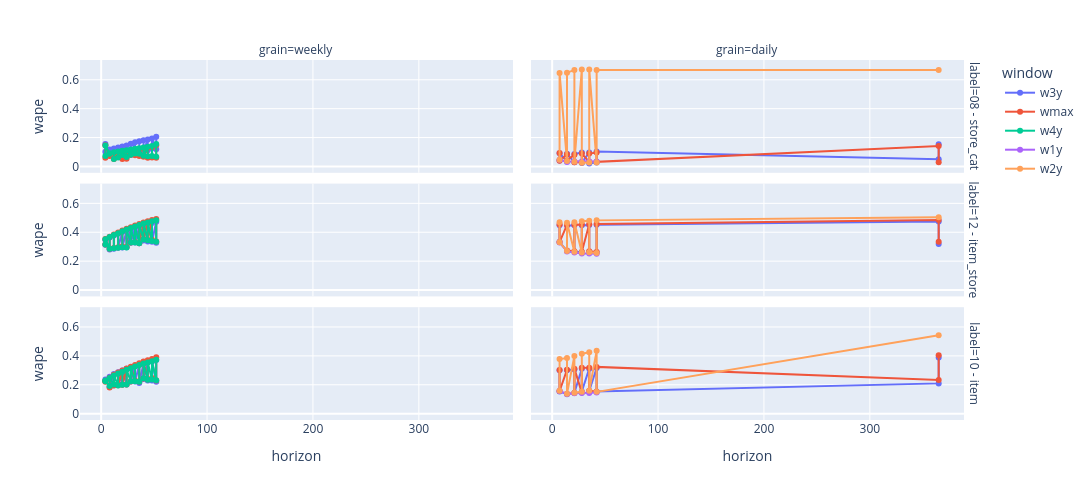

The cell this chart's notebook holds for it:
### Code cell
df_plot = df_plot.sort_values("horizon")

fig = px.line(
    df_plot.sort_values("horizon"),
    x="horizon",
    y="wape",
    color="window",
    facet_row='label',
    facet_col="grain",
    markers=True,
)

fig.update_layout(
    width=1200,
    height=500,
)

fig.show()

### Figure 1 — Plotly figure (JSON) as saved in the notebook; plotly's stock layout.template omitted (floating-point values rounded to 4 significant figures)
{"data": [{"hovertemplate": "window=w3y<br>label=08 - store_cat<br>grain=weekly<br>horizon=%{x}<br>wape=%{y}<extra></extra>", "legendgroup": "w3y", "line": {"color": "#636efa", "dash": "solid"}, "marker": {"symbol": "circle"}, "mode": "lines+markers", "name": "w3y", "orientation": "v", "showlegend": true, "type": "scatter", "x": [4, 4, 8, 8, 12, 12, 16, 16, 20, 20, 24, 24, 28, 28, 32, 32, 36, 36, 40, 40, 44, 44, 48, 48, 52, 52], "xaxis": "x5", "y": [0.1025, 0.1553, 0.09054, 0.117, 0.1239, 0.06807, 0.08116, 0.131, 0.06937, 0.1376, 0.06849, 0.1455, 0.1564, 0.08087, 0.167, 0.09525, 0.1174, 0.1743, 0.1811, 0.1061, 0.1873, 0.1114, 0.1253, 0.193, 0.1186, 0.2064], "yaxis": "y5"}, {"hovertemplate": "window=w3y<br>label=08 - store_cat<br>grain=daily<br>horizon=%{x}<br>wape=%{y}<extra></extra>", "legendgroup": "w3y", "line": {"color": "#636efa", "dash": "solid"}, "marker": {"symbol": "circle"}, "mode": "lines+markers", "name": "w3y", "orientation": "v", "showlegend": false, "type": "scatter", "x": [7, 7, 14, 14, 21, 21, 28, 28, 35, 35, 42, 42, 365, 365], "xaxis": "x6", "y": [0.04116, 0.0913, 0.03434, 0.08773, 0.0286, 0.08562, 0.09703, 0.02443, 0.09699, 0.02108, 0.02772, 0.1034, 0.0507, 0.1531], "yaxis": "y6"}, {"hovertemplate": "window=w3y<br>label=12 - item_store<br>grain=weekly<br>horizon=%{x}<br>wape=%{y}<extra></extra>", "legendgroup": "w3y", "line": {"color": "#636efa", "dash": "solid"}, "marker": {"symbol": "circle"}, "mode": "lines+markers", "name": "w3y", "orientation": "v", "showlegend": false, "type": "scatter", "x": [4, 4, 8, 8, 12, 12, 16, 16, 20, 20, 24, 24, 28, 28, 32, 32, 36, 36, 40, 40, 44, 44, 48, 48, 52, 52], "xaxis": "x3", "y": [0.3138, 0.3482, 0.3635, 0.2799, 0.2863, 0.3769, 0.3896, 0.2924, 0.4024, 0.2938, 0.413, 0.297, 0.4223, 0.3282, 0.4321, 0.3284, 0.4408, 0.3233, 0.3429, 0.4501, 0.3364, 0.4576, 0.4649, 0.3343, 0.4728, 0.3269], "yaxis": "y3"}, {"hovertemplate": "window=w3y<br>label=12 - item_store<br>grain=daily<br>horizon=%{x}<br>wape=%{y}<extra></extra>", "legendgroup": "w3y", "line": {"color": "#636efa", "dash": "solid"}, "marker": {"symbol": "circle"}, "mode": "lines+markers", "name": "w3y", "orientation": "v", "showlegend": false, "type": "scatter", "x": [7, 7, 14, 14, 21, 21, 28, 28, 35, 35, 42, 42, 365, 365], "xaxis": "x4", "y": [0.4478, 0.3319, 0.2711, 0.4459, 0.4483, 0.2675, 0.2624, 0.4493, 0.4498, 0.2655, 0.2621, 0.4519, 0.4748, 0.3195], "yaxis": "y4"}, {"hovertemplate": "window=w3y<br>label=10 - item<br>grain=weekly<br>horizon=%{x}<br>wape=%{y}<extra></extra>", "legendgroup": "w3y", "line": {"color": "#636efa", "dash": "solid"}, "marker": {"symbol": "circle"}, "mode": "lines+markers", "name": "w3y", "orientation": "v", "showlegend": false, "type": "scatter", "x": [4, 4, 8, 8, 12, 12, 16, 16, 20, 20, 24, 24, 28, 28, 32, 32, 36, 36, 40, 40, 44, 44, 48, 48, 52, 52], "xaxis": "x", "y": [0.226, 0.2358, 0.255, 0.1839, 0.274, 0.1968, 0.2008, 0.2866, 0.2019, 0.2984, 0.2014, 0.3103, 0.3196, 0.2226, 0.3296, 0.2221, 0.3384, 0.2121, 0.3471, 0.239, 0.3542, 0.2298, 0.2297, 0.3609, 0.2212, 0.3706], "yaxis": "y"}, {"hovertemplate": "window=w3y<br>label=10 - item<br>grain=daily<br>horizon=%{x}<br>wape=%{y}<extra></extra>", "legendgroup": "w3y", "line": {"color": "#636efa", "dash": "solid"}, "marker": {"symbol": "circle"}, "mode": "lines+markers", "name": "w3y", "orientation": "v", "showlegend": false, "type": "scatter", "x": [7, 7, 14, 14, 21, 21, 28, 28, 35, 35, 42, 42, 365, 365], "xaxis": "x2", "y": [0.3011, 0.1531, 0.1347, 0.301, 0.3059, 0.1451, 0.3112, 0.1531, 0.3116, 0.1576, 0.3163, 0.1541, 0.2095, 0.389], "yaxis": "y2"}, {"hovertemplate": "window=wmax<br>label=08 - store_cat<br>grain=weekly<br>horizon=%{x}<br>wape=%{y}<extra></extra>", "legendgroup": "wmax", "line": {"color": "#EF553B", "dash": "solid"}, "marker": {"symbol": "circle"}, "mode": "lines+markers", "name": "wmax", "orientation": "v", "showlegend": true, "type": "scatter", "x": [4, 4, 8, 8, 12, 12, 16, 16, 20, 20, 24, 24, 28, 28, 32, 32, 36, 36, 40, 40, 44, 44, 48, 48, 52, 52], "xaxis": "x5", "y": [0.05962, 0.1467, 0.0779, 0.0724, 0.05169, 0.08041, 0.0864, 0.07205, 0.0926, 0.05134, 0.05334, 0.09815, 0.0816, 0.1058, 0.1131, 0.07691, 0.07207, 0.1181, 0.1242, 0.06649, 0.1287, 0.06095, 0.06151, 0.1334, 0.1464, 0.06042], "yaxis": "y5"}, {"hovertemplate": "window=wmax<br>label=08 - store_cat<br>grain=daily<br>horizon=%{x}<br>wape=%{y}<extra></extra>", "legendgroup": "wmax", "line": {"color": "#EF553B", "dash": "solid"}, "marker": {"symbol": "circle"}, "mode": "lines+markers", "name": "wmax", "orientation": "v", "showlegend": false, "type": "scatter", "x": [7, 7, 14, 14, 21, 21, 28, 28, 35, 35, 42, 42, 365, 365], "xaxis": "x6", "y": [0.09248, 0.03975, 0.08374, 0.04262, 0.0802, 0.0299, 0.02719, 0.08934, 0.03209, 0.08933, 0.09629, 0.03198, 0.1412, 0.02847], "yaxis": "y6"}, {"hovertemplate": "window=wmax<br>label=12 - item_store<br>grain=weekly<br>horizon=%{x}<br>wape=%{y}<extra></extra>", "legendgroup": "wmax", "line": {"color": "#EF553B", "dash": "solid"}, "marker": {"symbol": "circle"}, "mode": "lines+markers", "name": "wmax", "orientation": "v", "showlegend": false, "type": "scatter", "x": [4, 4, 8, 8, 12, 12, 16, 16, 20, 20, 24, 24, 28, 28, 32, 32, 36, 36, 40, 40, 44, 44, 48, 48, 52, 52], "xaxis": "x3", "y": [0.3532, 0.3151, 0.2859, 0.3691, 0.3839, 0.2911, 0.2969, 0.3978, 0.4125, 0.3008, 0.2975, 0.4248, 0.4354, 0.3297, 0.3325, 0.4461, 0.4563, 0.3231, 0.4672, 0.354, 0.476, 0.3466, 0.4841, 0.3474, 0.3363, 0.4921], "yaxis": "y3"}, {"hovertemplate": "window=wmax<br>label=12 - item_store<br>grain=daily<br>horizon=%{x}<br>wape=%{y}<extra></extra>", "legendgroup": "wmax", "line": {"color": "#EF553B", "dash": "solid"}, "marker": {"symbol": "circle"}, "mode": "lines+markers", "name": "wmax", "orientation": "v", "showlegend": false, "type": "scatter", "x": [7, 7, 14, 14, 21, 21, 28, 28, 35, 35, 42, 42, 365, 365], "xaxis": "x4", "y": [0.4531, 0.3324, 0.4504, 0.2729, 0.2686, 0.4527, 0.4542, 0.2651, 0.4549, 0.268, 0.2633, 0.4573, 0.4842, 0.3348], "yaxis": "y4"}, {"hovertemplate": "window=wmax<br>label=10 - item<br>grain=weekly<br>horizon=%{x}<br>wape=%{y}<extra></extra>", "legendgroup": "wmax", "line": {"color": "#EF553B", "dash": "solid"}, "marker": {"symbol": "circle"}, "mode": "lines+markers", "name": "wmax", "orientation": "v", "showlegend": false, "type": "scatter", "x": [4, 4, 8, 8, 12, 12, 16, 16, 20, 20, 24, 24, 28, 28, 32, 32, 36, 36, 40, 40, 44, 44, 48, 48, 52, 52], "xaxis": "x", "y": [0.2274, 0.2214, 0.2491, 0.1817, 0.1945, 0.2691, 0.2846, 0.1966, 0.2982, 0.2002, 0.313, 0.2011, 0.2232, 0.325, 0.2286, 0.3375, 0.3484, 0.22, 0.243, 0.3602, 0.2367, 0.3698, 0.3789, 0.2463, 0.2287, 0.3895], "yaxis": "y"}, {"hovertemplate": "window=wmax<br>label=10 - item<br>grain=daily<br>horizon=%{x}<br>wape=%{y}<extra></extra>", "legendgroup": "wmax", "line": {"color": "#EF553B", "dash": "solid"}, "marker": {"symbol": "circle"}, "mode": "lines+markers", "name": "wmax", "orientation": "v", "showlegend": false, "type": "scatter", "x": [7, 7, 14, 14, 21, 21, 28, 28, 35, 35, 42, 42, 365, 365], "xaxis": "x2", "y": [0.3018, 0.1568, 0.3034, 0.1369, 0.1437, 0.3113, 0.1458, 0.317, 0.3181, 0.1585, 0.1516, 0.3237, 0.2328, 0.4034], "yaxis": "y2"}, {"hovertemplate": "window=w4y<br>label=08 - store_cat<br>grain=weekly<br>horizon=%{x}<br>wape=%{y}<extra></extra>", "legendgroup": "w4y", "line": {"color": "#00cc96", "dash": "solid"}, "marker": {"symbol": "circle"}, "mode": "lines+markers", "name": "w4y", "orientation": "v", "showlegend": true, "type": "scatter", "x": [4, 4, 8, 8, 12, 12, 16, 16, 20, 20, 24, 24, 28, 28, 32, 32, 36, 36, 40, 40, 44, 44, 48, 48, 52, 52], "xaxis": "x5", "y": [0.07286, 0.1448, 0.08782, 0.09053, 0.09752, 0.05223, 0.06182, 0.1038, 0.07958, 0.1087, 0.06599, 0.1121, 0.08138, 0.1174, 0.1222, 0.08989, 0.08787, 0.1264, 0.1316, 0.07413, 0.1364, 0.06991, 0.07169, 0.1408, 0.1546, 0.06763], "yaxis": "y5"}, {"hovertemplate": "window=w4y<br>label=12 - item_store<br>grain=weekly<br>horizon=%{x}<br>wape=%{y}<extra></extra>", "legendgroup": "w4y", "line": {"color": "#00cc96", "dash": "solid"}, "marker": {"symbol": "circle"}, "mode": "lines+markers", "name": "w4y", "orientation": "v", "showlegend": false, "type": "scatter", "x": [4, 4, 8, 8, 12, 12, 16, 16, 20, 20, 24, 24, 28, 28, 32, 32, 36, 36, 40, 40, 44, 44, 48, 48, 52, 52], "xaxis": "x3", "y": [0.3152, 0.3508, 0.286, 0.3664, 0.3805, 0.289, 0.2931, 0.3938, 0.4073, 0.2963, 0.2943, 0.4188, 0.3285, 0.4292, 0.329, 0.44, 0.3239, 0.4497, 0.3491, 0.4599, 0.3448, 0.4681, 0.3401, 0.4759, 0.4838, 0.3338], "yaxis": "y3"}, {"hovertemplate": "window=w4y<br>label=10 - item<br>grain=weekly<br>horizon=%{x}<br>wape=%{y}<extra></extra>", "legendgroup": "w4y", "line": {"color": "#00cc96", "dash": "solid"}, "marker": {"symbol": "circle"}, "mode": "lines+markers", "name": "w4y", "orientation": "v", "showlegend": false, "type": "scatter", "x": [4, 4, 8, 8, 12, 12, 16, 16, 20, 20, 24, 24, 28, 28, 32, 32, 36, 36, 40, 40, 44, 44, 48, 48, 52, 52], "xaxis": "x", "y": [0.2293, 0.2238, 0.1913, 0.2465, 0.2014, 0.2648, 0.195, 0.2779, 0.2905, 0.2002, 0.2012, 0.3036, 0.2237, 0.3139, 0.2241, 0.326, 0.3366, 0.2208, 0.2454, 0.3466, 0.2349, 0.3544, 0.237, 0.3624, 0.231, 0.3726], "yaxis": "y"}, {"hovertemplate": "window=w1y<br>label=08 - store_cat<br>grain=daily<br>horizon=%{x}<br>wape=%{y}<extra></extra>", "legendgroup": "w1y", "line": {"color": "#ab63fa", "dash": "solid"}, "marker": {"symbol": "circle"}, "mode": "lines+markers", "name": "w1y", "orientation": "v", "showlegend": true, "type": "scatter", "x": [7, 14, 21, 28, 35, 42], "xaxis": "x6", "y": [0.04691, 0.03141, 0.03577, 0.03425, 0.03403, 0.03449], "yaxis": "y6"}, {"hovertemplate": "window=w1y<br>label=12 - item_store<br>grain=daily<br>horizon=%{x}<br>wape=%{y}<extra></extra>", "legendgroup": "w1y", "line": {"color": "#ab63fa", "dash": "solid"}, "marker": {"symbol": "circle"}, "mode": "lines+markers", "name": "w1y", "orientation": "v", "showlegend": false, "type": "scatter", "x": [7, 14, 21, 28, 35, 42], "xaxis": "x4", "y": [0.3297, 0.2673, 0.26, 0.2537, 0.2538, 0.2521], "yaxis": "y4"}, {"hovertemplate": "window=w1y<br>label=10 - item<br>grain=daily<br>horizon=%{x}<br>wape=%{y}<extra></extra>", "legendgroup": "w1y", "line": {"color": "#ab63fa", "dash": "solid"}, "marker": {"symbol": "circle"}, "mode": "lines+markers", "name": "w1y", "orientation": "v", "showlegend": false, "type": "scatter", "x": [7, 14, 21, 28, 35, 42], "xaxis": "x2", "y": [0.1571, 0.1356, 0.1411, 0.1422, 0.1435, 0.1465], "yaxis": "y2"}, {"hovertemplate": "window=w2y<br>label=08 - store_cat<br>grain=daily<br>horizon=%{x}<br>wape=%{y}<extra></extra>", "legendgroup": "w2y", "line": {"color": "#FFA15A", "dash": "solid"}, "marker": {"symbol": "circle"}, "mode": "lines+markers", "name": "w2y", "orientation": "v", "showlegend": true, "type": "scatter", "x": [7, 7, 14, 14, 21, 21, 28, 28, 35, 35, 42, 42, 365], "xaxis": "x6", "y": [0.04581, 0.6474, 0.03692, 0.649, 0.6669, 0.03239, 0.6716, 0.02522, 0.02788, 0.6717, 0.0269, 0.668, 0.668], "yaxis": "y6"}, {"hovertemplate": "window=w2y<br>label=12 - item_store<br>grain=daily<br>horizon=%{x}<br>wape=%{y}<extra></extra>", "legendgroup": "w2y", "line": {"color": "#FFA15A", "dash": "solid"}, "marker": {"symbol": "circle"}, "mode": "lines+markers", "name": "w2y", "orientation": "v", "showlegend": false, "type": "scatter", "x": [7, 7, 14, 14, 21, 21, 28, 28, 35, 35, 42, 42, 365], "xaxis": "x4", "y": [0.4694, 0.3312, 0.27, 0.466, 0.2655, 0.4699, 0.26, 0.4758, 0.4789, 0.2618, 0.2558, 0.4822, 0.5036], "yaxis": "y4"}, {"hovertemplate": "window=w2y<br>label=10 - item<br>grain=daily<br>horizon=%{x}<br>wape=%{y}<extra></extra>", "legendgroup": "w2y", "line": {"color": "#FFA15A", "dash": "solid"}, "marker": {"symbol": "circle"}, "mode": "lines+markers", "name": "w2y", "orientation": "v", "showlegend": false, "type": "scatter", "x": [7, 7, 14, 14, 21, 21, 28, 28, 35, 35, 42, 42, 365], "xaxis": "x2", "y": [0.158, 0.3779, 0.3843, 0.1373, 0.3997, 0.1441, 0.1515, 0.4149, 0.425, 0.158, 0.4348, 0.1508, 0.5427], "yaxis": "y2"}], "layout": {"annotations": [{"font": {}, "showarrow": false, "text": "grain=weekly", "x": 0.24, "xanchor": "center", "xref": "paper", "y": 1.0, "yanchor": "bottom", "yref": "paper"}, {"font": {}, "showarrow": false, "text": "grain=daily", "x": 0.74, "xanchor": "center", "xref": "paper", "y": 1.0, "yanchor": "bottom", "yref": "paper"}, {"font": {}, "showarrow": false, "text": "label=10 - item", "textangle": 90, "x": 0.98, "xanchor": "left", "xref": "paper", "y": 0.1567, "yanchor": "middle", "yref": "paper"}, {"font": {}, "showarrow": false, "text": "label=12 - item_store", "textangle": 90, "x": 0.98, "xanchor": "left", "xref": "paper", "y": 0.5, "yanchor": "middle", "yref": "paper"}, {"font": {}, "showarrow": false, "text": "label=08 - store_cat", "textangle": 90, "x": 0.98, "xanchor": "left", "xref": "paper", "y": 0.8433, "yanchor": "middle", "yref": "paper"}], "height": 500, "legend": {"title": {"text": "window"}, "tracegroupgap": 0}, "margin": {"t": 60}, "width": 1200, "xaxis": {"anchor": "y", "domain": [0, 0.48], "title": {"text": "horizon"}}, "xaxis2": {"anchor": "y2", "domain": [0.5, 0.98], "matches": "x", "title": {"text": "horizon"}}, "xaxis3": {"anchor": "y3", "domain": [0, 0.48], "matches": "x", "showticklabels": false}, "xaxis4": {"anchor": "y4", "domain": [0.5, 0.98], "matches": "x", "showticklabels": false}, "xaxis5": {"anchor": "y5", "domain": [0, 0.48], "matches": "x", "showticklabels": false}, "xaxis6": {"anchor": "y6", "domain": [0.5, 0.98], "matches": "x", "showticklabels": false}, "yaxis": {"anchor": "x", "domain": [0, 0.3133], "title": {"text": "wape"}}, "yaxis2": {"anchor": "x2", "domain": [0, 0.3133], "matches": "y", "showticklabels": false}, "yaxis3": {"anchor": "x3", "domain": [0.3433, 0.6567], "matches": "y", "title": {"text": "wape"}}, "yaxis4": {"anchor": "x4", "domain": [0.3433, 0.6567], "matches": "y", "showticklabels": false}, "yaxis5": {"anchor": "x5", "domain": [0.6867, 1.0], "matches": "y", "title": {"text": "wape"}}, "yaxis6": {"anchor": "x6", "domain": [0.6867, 1.0], "matches": "y", "showticklabels": false}}}
